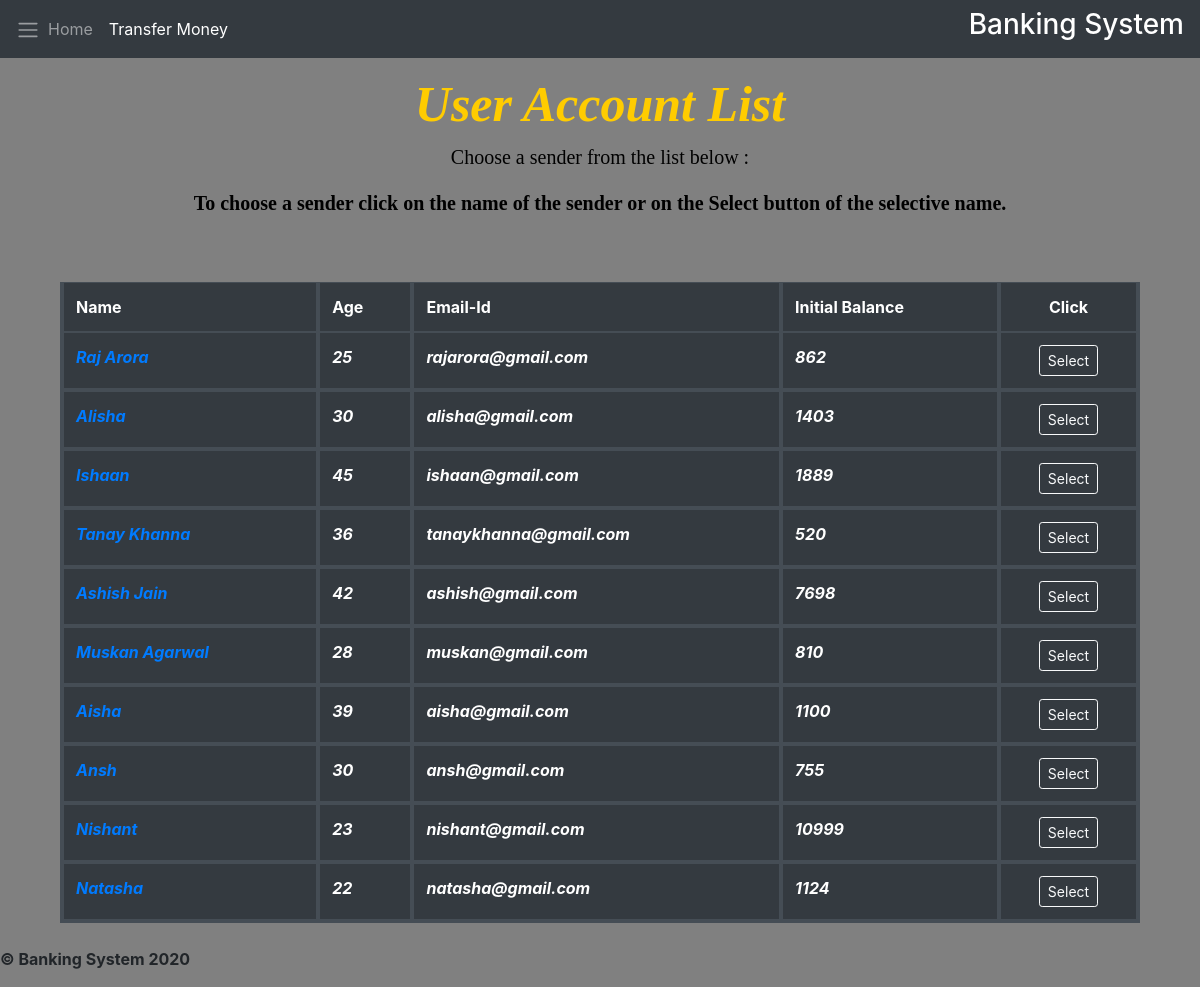
/transfer_credit, run on the app's committed database.
### bankapp/models.py (models this page shows, shortened)
class User(models.Model):
    name = models.CharField(max_length = 40)
    email = models.EmailField(max_length = 40)
    current_credit = models.IntegerField()
    age = models.IntegerField()

### bankapp/views.py (the view)
# urls.py: path('transfer_credit', views.transfer_credit, name='transfer_credit'),
def transfer_credit(request):
    users = User.objects.all()
    context = { 'users' : users }
    return render(request, 'transfer.html', context)

### templates/transfer.html (shortened to what this page needs)
{% extends 'base.html' %}
{% load static %}
{% block transferactive %}active{% endblock transferactive %}
{% block body %}
<div class="container my-3">
    <h1 class="text-center">User Account List</h1>
    <div class="para">
    <p class="text-center">Choose a sender from the list below :</p>
    <p class="text-center" style= "font-weight:bold;">To choose a sender click on the name of the sender or on the Select button of the selective name. </p>
  </div>
    <div class="container my-3 mt-3 userlist" ">
      <div class="table-responsive">
        <table class="table table-hover table-dark  my-5 mb-5 pb-5">
            <thead class="thead-dark">
                <tr >
                    <th  scope="col">Name</th>
                      <th  scope="col">Age</th>
                    <th scope="col">Email-Id</th>
                    <th scope="col">Initial Balance</th>
                    <th scope="col" style="text-align:center">Click</th>
                </tr>
            </thead>
            <tbody>
                {% for user in users %}
                <tr>
                    <td style=font-weight:bold;font-style:italic><a href="/user/{{user.name}}">{{user.name}}</a></td>
                      <td style=font-weight:bold;font-style:italic>{{user.age}}</td>
                        <td style=font-weight:bold;font-style:italic>{{user.email}}</td>
                    <td style=font-weight:bold;font-style:italic>{{user.current_credit}}</td>
                    <td class="text-center align-middle"><a href="/user/{{user.name}}"> <button type="button" class="btn btn-outline-light btn-sm">Select</button></a></td>
                </tr>
                {% endfor %}
            </tbody>
        </table>
          </div>
    </div>
</div>
{% endblock body %}

### templates/base.html (style rules this page uses)
body { background-color: grey; }

### templates/transfer.html (style rules this page uses)
body { background-image:url('https://images.unsplash.com/photo-1543699565-003b8adda5fc?ixlib=rb-1.2.1&ixid=eyJhcHBfaWQiOjEyMDd9&auto=format&fit=crop&w=500&q=60'); background-repeat: repeat; background-size: cover; }
.table { width: 100%; margin-left: auto; margin-right: auto; }
th,td { border: 4px solid black; pading: 10px; }
h1 { text-align: center; font-weight:bold; color:#ffcc00; font-family: "Times New Roman", Times, serif; font-size:50px; font-style:italic }
.para { font-family: "Times New Roman", Times, serif; color:black; font-size:20px; }

### data on the page
User: name "Raj Arora", age "25", email "rajarora@gmail.com", current_credit "862"
User: name "Alisha", age "30", email "alisha@gmail.com", current_credit "1403"
User: name "Ishaan", age "45", email "ishaan@gmail.com", current_credit "1889"
User: name "Tanay Khanna", age "36", email "tanaykhanna@gmail.com", current_credit "520"
User: name "Ashish Jain", age "42", email "ashish@gmail.com", current_credit "7698"
User: name "Muskan Agarwal", age "28", email "muskan@gmail.com", current_credit "810"
User: name "Aisha", age "39", email "aisha@gmail.com", current_credit "1100"
User: name "Ansh", age "30", email "ansh@gmail.com", current_credit "755"
User: name "Nishant", age "23", email "nishant@gmail.com", current_credit "10999"
User: name "Natasha", age "22", email "natasha@gmail.com", current_credit "1124"
